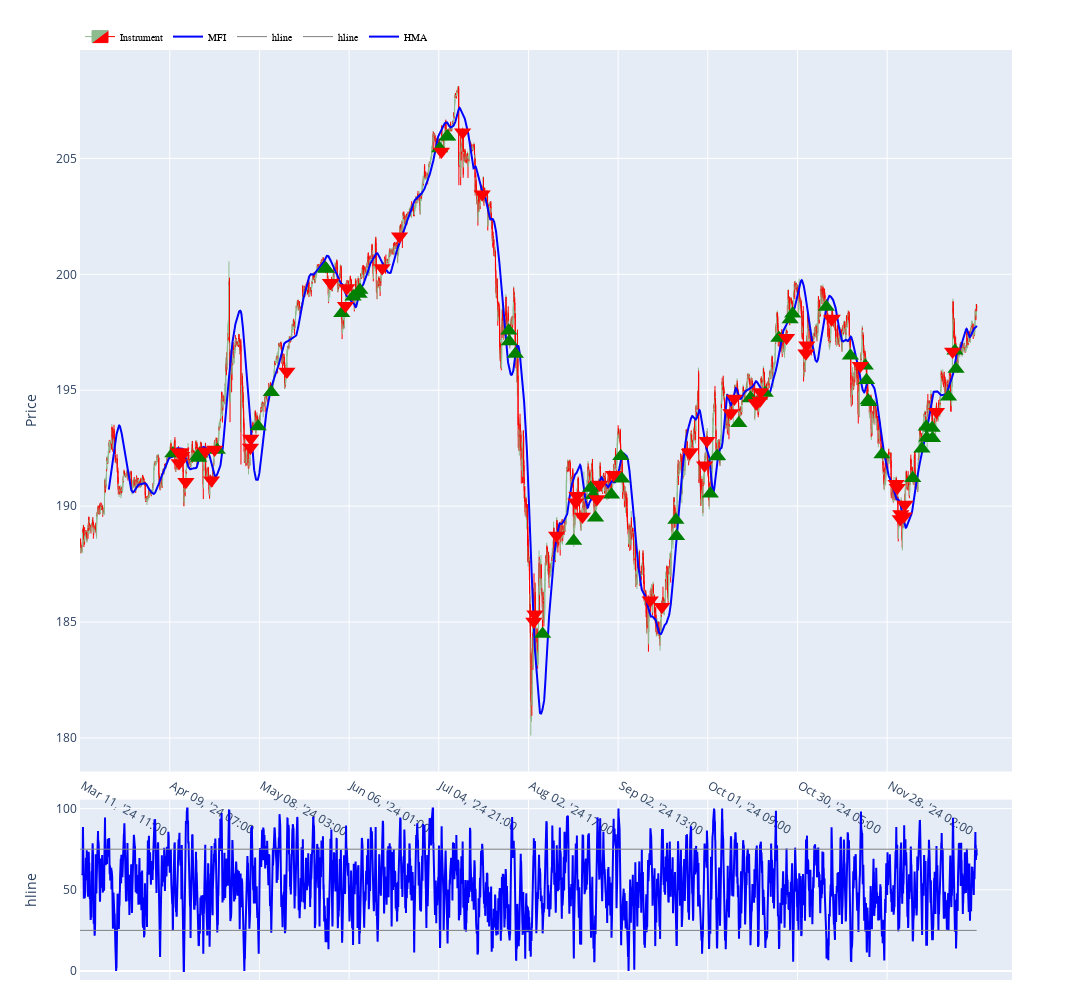

Notebook code cell kept with this figure:
### Code cell
gz = Galgoz()
indicators=gz.indicators(
    MFI(bt.data, window=11), 
    Hline(bt.data, yvalue=75), 
    Hline(bt.data, yvalue=25), 
    HMA(bt.data, window=150))
fig = gz.plot_candles(bt.data, indicators=indicators, show=False)
# Plot the BUY signals, labelled as 1 in the 'signals' column. Use the mid_l price to plot the signal and use a green triangle up marker.
fig.add_trace(go.Scatter(x=bt.data.time_str[bt.data['signals'] == 1], y=bt.data['mid_l'][bt.data['signals'] == 1], mode='markers', marker=dict(color='green', symbol='triangle-up', size=15), customdata=bt.data['signals'][bt.data['signals'] == 1], hovertemplate='Buy Signal', showlegend=False))
# Now SELL signals, labelled as -1 in the 'signals' column. Use the mid_l price to plot the signal and use a red triangle down marker.
fig.add_trace(go.Scatter(x=bt.data.time_str[bt.data['signals'] == -1], y=bt.data['mid_l'][bt.data['signals'] == -1], mode='markers', marker=dict(color='red', symbol='triangle-down', size=15), customdata=bt.data['signals'][bt.data['signals'] == -1], hovertemplate='Sell Signal', showlegend=False))

### Figure 1 — Plotly figure (JSON) as saved in the notebook; plotly's stock layout.template omitted (floating-point values rounded to 4 significant figures; data arrays with more than 128 entries replaced by an {"elided": "..."} marker saying what was removed)
{"data": [{"close": {"elided": "5000 float values"}, "decreasing": {"fillcolor": "red", "line": {"color": "red"}}, "high": {"elided": "5000 float values"}, "hoverinfo": "y+x", "increasing": {"fillcolor": "darkseagreen", "line": {"color": "darkseagreen"}}, "line": {"width": 1}, "low": {"elided": "5000 float values"}, "name": "Instrument", "opacity": 1, "open": {"elided": "5000 float values"}, "showlegend": true, "type": "candlestick", "x": {"elided": "5000 str values"}, "xaxis": "x", "yaxis": "y"}, {"hoverinfo": "y+x", "line": {"color": "blue", "width": 2}, "marker": {"color": "blue", "size": 5, "symbol": "circle"}, "mode": "lines", "name": "MFI", "type": "scatter", "x": {"elided": "5000 str values"}, "xaxis": "x", "y": {"elided": "5000 float values"}, "yaxis": "y2"}, {"hoverinfo": "y+x", "line": {"color": "grey", "width": 1}, "marker": {"color": "blue", "size": 5, "symbol": "circle"}, "mode": "lines", "name": "hline", "type": "scatter", "x": {"elided": "5000 str values"}, "xaxis": "x", "y": {"elided": "5000 int values"}, "yaxis": "y2"}, {"hoverinfo": "y+x", "line": {"color": "grey", "width": 1}, "marker": {"color": "blue", "size": 5, "symbol": "circle"}, "mode": "lines", "name": "hline", "type": "scatter", "x": {"elided": "5000 str values"}, "xaxis": "x", "y": {"elided": "5000 int values"}, "yaxis": "y2"}, {"hoverinfo": "y+x", "line": {"color": "blue", "width": 2}, "marker": {"color": "blue", "size": 5, "symbol": "circle"}, "mode": "lines", "name": "HMA", "type": "scatter", "x": {"elided": "5000 str values"}, "xaxis": "x", "y": {"elided": "5000 float values"}, "yaxis": "y"}, {"customdata": [1, 1, 1, 1, 1, 1, 1, 1, 1, 1, 1, 1, 1, 1, 1, 1, 1, 1, 1, 1, 1, 1, 1, 1, 1, 1, 1, 1, 1, 1, 1, 1, 1, 1, 1, 1, 1, 1, 1, 1, 1, 1, 1, 1, 1, 1, 1, 1, 1, 1, 1, 1, 1, 1, 1], "hovertemplate": "Buy Signal", "marker": {"color": "green", "size": 15, "symbol": "triangle-up"}, "mode": "markers", "showlegend": false, "type": "scatter", "x": [" Apr 10, '24 00:00", " Apr 17, '24 20:00", " Apr 18, '24 00:00", " Apr 18, '24 07:00", " Apr 24, '24 08:00", " May 07, '24 20:00", " May 12, '24 21:00", " May 29, '24 13:00", " May 29, '24 18:00", " Jun 04, '24 08:00", " Jun 06, '24 23:00", " Jun 10, '24 09:00", " Jun 10, '24 13:00", " Jul 05, '24 02:00", " Jul 08, '24 20:00", " Jul 08, '24 22:00", " Jul 29, '24 03:00", " Jul 29, '24 06:00", " Jul 30, '24 16:00", " Aug 08, '24 00:00", " Aug 19, '24 05:00", " Aug 23, '24 04:00", " Aug 23, '24 18:00", " Aug 26, '24 07:00", " Aug 30, '24 00:00", " Sep 03, '24 04:00", " Sep 03, '24 09:00", " Sep 19, '24 23:00", " Sep 20, '24 03:00", " Oct 01, '24 23:00", " Oct 03, '24 11:00", " Oct 03, '24 15:00", " Oct 10, '24 14:00", " Oct 15, '24 07:00", " Oct 15, '24 09:00", " Oct 18, '24 17:00", " Oct 23, '24 21:00", " Oct 28, '24 12:00", " Oct 29, '24 02:00", " Nov 07, '24 23:00", " Nov 15, '24 13:00", " Nov 21, '24 00:00", " Nov 21, '24 07:00", " Nov 21, '24 16:00", " Nov 21, '24 21:00", " Nov 26, '24 21:00", " Dec 06, '24 01:00", " Dec 10, '24 04:00", " Dec 11, '24 04:00", " Dec 11, '24 07:00", " Dec 12, '24 13:00", " Dec 12, '24 15:00", " Dec 18, '24 08:00", " Dec 19, '24 20:00", " Dec 20, '24 02:00"], "y": [192.3, 192.2, 192.1, 192.3, 192.4, 193.4, 194.9, 200.3, 200.2, 198.3, 199.0, 199.2, 199.3, 205.4, 205.9, 205.9, 197.6, 197.1, 196.6, 184.5, 188.5, 190.8, 190.5, 189.5, 190.5, 192.2, 191.2, 189.4, 188.7, 190.5, 192.1, 192.2, 193.6, 194.7, 194.6, 194.9, 197.3, 198.1, 198.3, 198.6, 196.5, 196.1, 195.4, 194.6, 194.5, 192.2, 191.2, 192.5, 193.4, 192.9, 193.4, 192.9, 194.7, 196.7, 195.9]}, {"customdata": [-1, -1, -1, -1, -1, -1, -1, -1, -1, -1, -1, -1, -1, -1, -1, -1, -1, -1, -1, -1, -1, -1, -1, -1, -1, -1, -1, -1, -1, -1, -1, -1, -1, -1, -1, -1, -1, -1, -1, -1, -1, -1, -1, -1, -1, -1, -1, -1, -1, -1, -1, -1, -1, -1, -1], "hovertemplate": "Sell Signal", "marker": {"color": "red", "size": 15, "symbol": "triangle-down"}, "mode": "markers", "showlegend": false, "type": "scatter", "x": [" Apr 11, '24 08:00", " Apr 11, '24 11:00", " Apr 11, '24 21:00", " Apr 12, '24 02:00", " Apr 15, '24 01:00", " Apr 19, '24 13:00", " Apr 23, '24 00:00", " Apr 23, '24 17:00", " May 06, '24 01:00", " May 06, '24 03:00", " May 16, '24 12:00", " May 30, '24 17:00", " May 30, '24 20:00", " Jun 05, '24 05:00", " Jun 05, '24 12:00", " Jun 17, '24 17:00", " Jun 21, '24 18:00", " Jul 05, '24 12:00", " Jul 12, '24 10:00", " Jul 18, '24 23:00", " Aug 05, '24 23:00", " Aug 06, '24 05:00", " Aug 13, '24 06:00", " Aug 19, '24 17:00", " Aug 19, '24 23:00", " Aug 21, '24 06:00", " Aug 26, '24 15:00", " Aug 27, '24 06:00", " Aug 30, '24 11:00", " Sep 12, '24 00:00", " Sep 16, '24 17:00", " Sep 25, '24 03:00", " Sep 25, '24 07:00", " Sep 30, '24 15:00", " Oct 01, '24 04:00", " Oct 08, '24 18:00", " Oct 09, '24 13:00", " Oct 16, '24 14:00", " Oct 16, '24 18:00", " Oct 17, '24 12:00", " Oct 17, '24 15:00", " Oct 25, '24 16:00", " Nov 01, '24 04:00", " Nov 01, '24 09:00", " Nov 11, '24 04:00", " Nov 11, '24 08:00", " Nov 19, '24 20:00", " Dec 02, '24 04:00", " Dec 02, '24 10:00", " Dec 03, '24 03:00", " Dec 03, '24 06:00", " Dec 04, '24 00:00", " Dec 04, '24 05:00", " Dec 13, '24 13:00", " Dec 19, '24 07:00"], "y": [192.3, 191.9, 192.3, 192.2, 191.1, 192.4, 191.1, 192.4, 192.5, 192.9, 195.8, 199.6, 199.6, 198.6, 199.4, 200.3, 201.6, 205.3, 206.1, 203.5, 185.0, 185.3, 188.7, 190.2, 190.5, 189.5, 190.3, 190.9, 191.4, 185.9, 185.7, 192.3, 192.3, 191.8, 192.8, 194.0, 194.6, 194.4, 194.4, 194.6, 194.9, 197.3, 196.6, 196.9, 198.1, 198.1, 196.1, 191.0, 190.8, 189.4, 189.7, 189.6, 190.1, 194.1, 196.7]}], "layout": {"height": 1000, "hoverlabel": {"bgcolor": "rgba(255,255,255,0.5)"}, "hovermode": "x unified", "legend": {"bgcolor": "rgba(255,255,255,0)", "font": {"color": "black", "family": "sans-serif", "size": 10}, "orientation": "h", "traceorder": "normal", "x": 0, "y": 1.03}, "margin": {"b": 20, "t": 50}, "width": 2000, "xaxis": {"anchor": "y", "domain": [0, 1], "matches": "x", "rangeslider": {"visible": false}, "showline": true, "showspikes": true, "spikecolor": "green", "spikemode": "across", "spikesnap": "cursor", "tickvals": [" Mar 11, '24 11:00", " Apr 09, '24 07:00", " May 08, '24 03:00", " Jun 06, '24 01:00", " Jul 04, '24 21:00", " Aug 02, '24 17:00", " Sep 02, '24 13:00", " Oct 01, '24 09:00", " Oct 30, '24 05:00", " Nov 28, '24 02:00"]}, "xaxis2": {"anchor": "y2", "domain": [0, 1], "matches": "x", "showline": true, "showspikes": true, "showticklabels": false, "spikecolor": "green", "spikemode": "across", "spikesnap": "cursor", "tickvals": [" Mar 11, '24 11:00", " Apr 09, '24 07:00", " May 08, '24 03:00", " Jun 06, '24 01:00", " Jul 04, '24 21:00", " Aug 02, '24 17:00", " Sep 02, '24 13:00", " Oct 01, '24 09:00", " Oct 30, '24 05:00", " Nov 28, '24 02:00"]}, "yaxis": {"anchor": "x", "domain": [0.224, 1], "showline": true, "showspikes": true, "showticklabels": true, "spikecolor": "green", "spikemode": "across", "spikesnap": "cursor", "title": {"text": "Price"}}, "yaxis2": {"anchor": "x2", "domain": [0, 0.194], "showline": true, "showspikes": true, "showticklabels": true, "spikecolor": "green", "spikemode": "across", "spikesnap": "cursor", "title": {"text": "hline"}}}}
